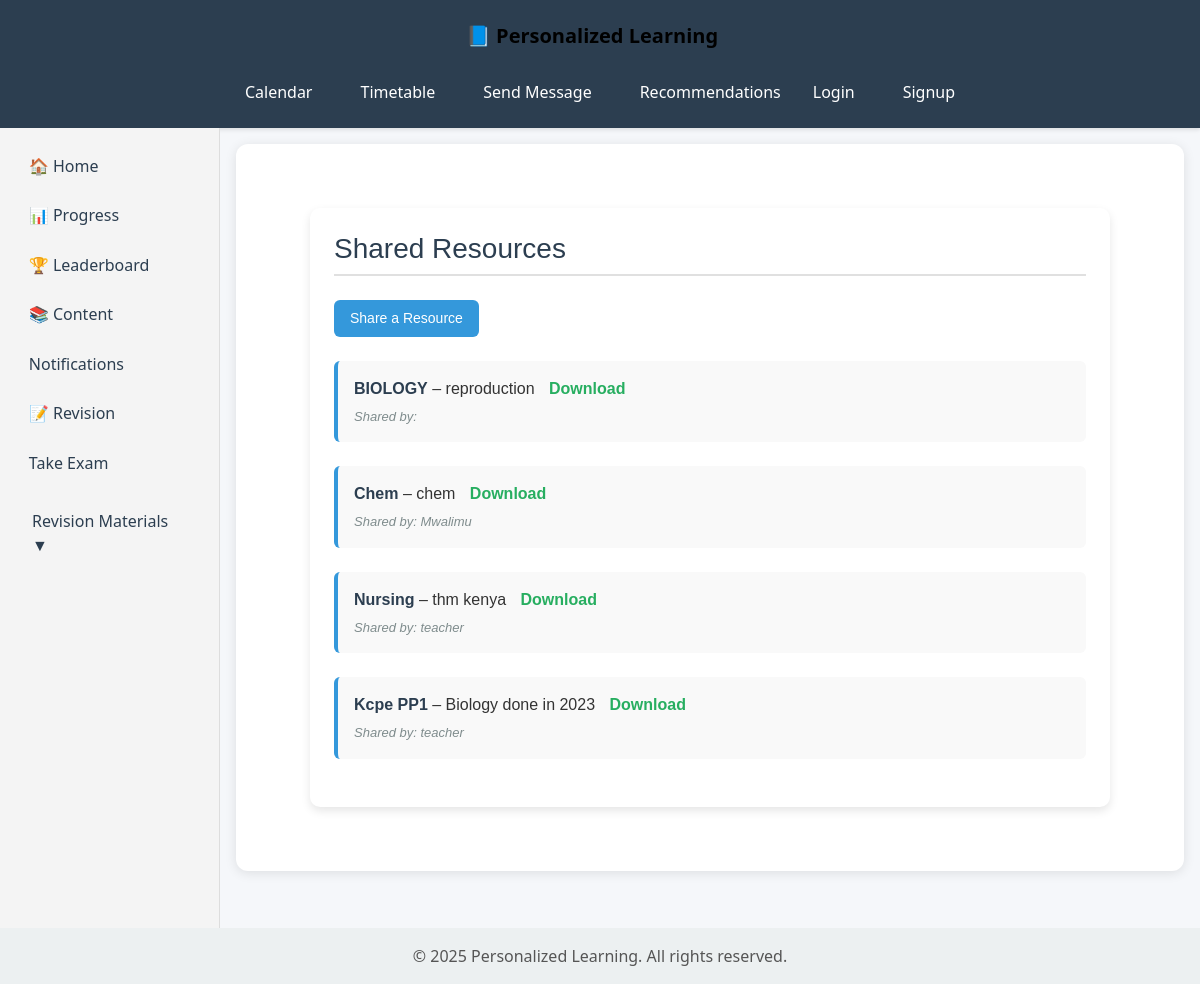
Screenshot of /ai-engine/shared-resources/ with the database file from the repository.
### ai_engine/models.py (models this page shows, shortened)
class SharedResource(models.Model):
    title = models.CharField(max_length=255)
    description = models.TextField(blank=True)
    file = models.FileField(upload_to='shared_resources/')
    uploaded_by = models.ForeignKey(User, on_delete=models.SET_NULL, null=True)
    upload_date = models.DateTimeField(auto_now_add=True)
    approved = models.BooleanField(default=False)  # Only visible if approved by a teacher

### ai_engine/views.py (the view)
# urls.py: path('shared-resources/', views.shared_resources, name='shared_resources'),
def shared_resources(request):
    resources = SharedResource.objects.filter(approved=True).order_by('-upload_date')
    return render(request, 'ai_engine/shared_resources.html', {'resources': resources})

### ai_engine/templates/ai_engine/shared_resources.html (shortened to what this page needs)
{% extends 'content/base.html' %}
{% block content %}
<div class="resource-container">
  <h2>Shared Resources</h2>
  <a href="{% url 'submit_resource' %}" class="submit-link">Share a Resource</a>
  <ul class="resource-list">
    {% for resource in resources %}
      <li>
        <strong>{{ resource.title }}</strong>
        {% if resource.description %}
          – {{ resource.description }}
        {% endif %}
        <a href="{{ resource.file.url }}" target="_blank">Download</a>
        <em>Shared by: {{ resource.uploaded_by.username }}</em>
      </li>
    {% empty %}
      <li>No resources shared yet.</li>
    {% endfor %}
  </ul>
</div>
{% endblock %}

### content/templates/content/base.html (style rules this page uses)
body { margin: 0; font-family: 'Segoe UI', Tahoma, Geneva, Verdana, sans-serif; background-color: #f5f7fa; color: #333; display: flex; flex-direction: column; min-height: 100vh; }

### ai_engine/templates/ai_engine/shared_resources.html (style rules this page uses)
.resource-container { max-width: 800px; margin: 2rem auto; padding: 1.5rem; background-color: #ffffff; border-radius: 10px; box-shadow: 0 4px 10px rgba(0,0,0,0.1); font-family: Arial, sans-serif; }
.resource-container h2 { font-size: 28px; margin-bottom: 1.5rem; color: #2c3e50; border-bottom: 2px solid #e0e0e0; padding-bottom: 0.5rem; }
.submit-link { display: inline-block; margin-bottom: 1.5rem; padding: 0.5rem 1rem; background-color: #3498db; color: white; text-decoration: none; border-radius: 6px; font-size: 14px; }
.resource-list { list-style: none; padding: 0; }
.resource-list li { margin-bottom: 1.5rem; padding: 1rem; background-color: #f9f9f9; border-left: 4px solid #3498db; border-radius: 6px; }
.resource-list strong { font-size: 16px; color: #2c3e50; }
.resource-list a { margin-left: 10px; text-decoration: none; color: #27ae60; font-weight: bold; }
.resource-list em { display: block; margin-top: 6px; font-size: 13px; color: #7f8c8d; }

### rows the page displays
SharedResource: title "BIOLOGY", description "reproduction"
SharedResource: title "Chem", description "chem", uploaded_by.username "Mwalimu"
SharedResource: title "Nursing", description "thm kenya", uploaded_by.username "teacher"
SharedResource: title "Kcpe PP1", description "Biology done in 2023", uploaded_by.username "teacher"
